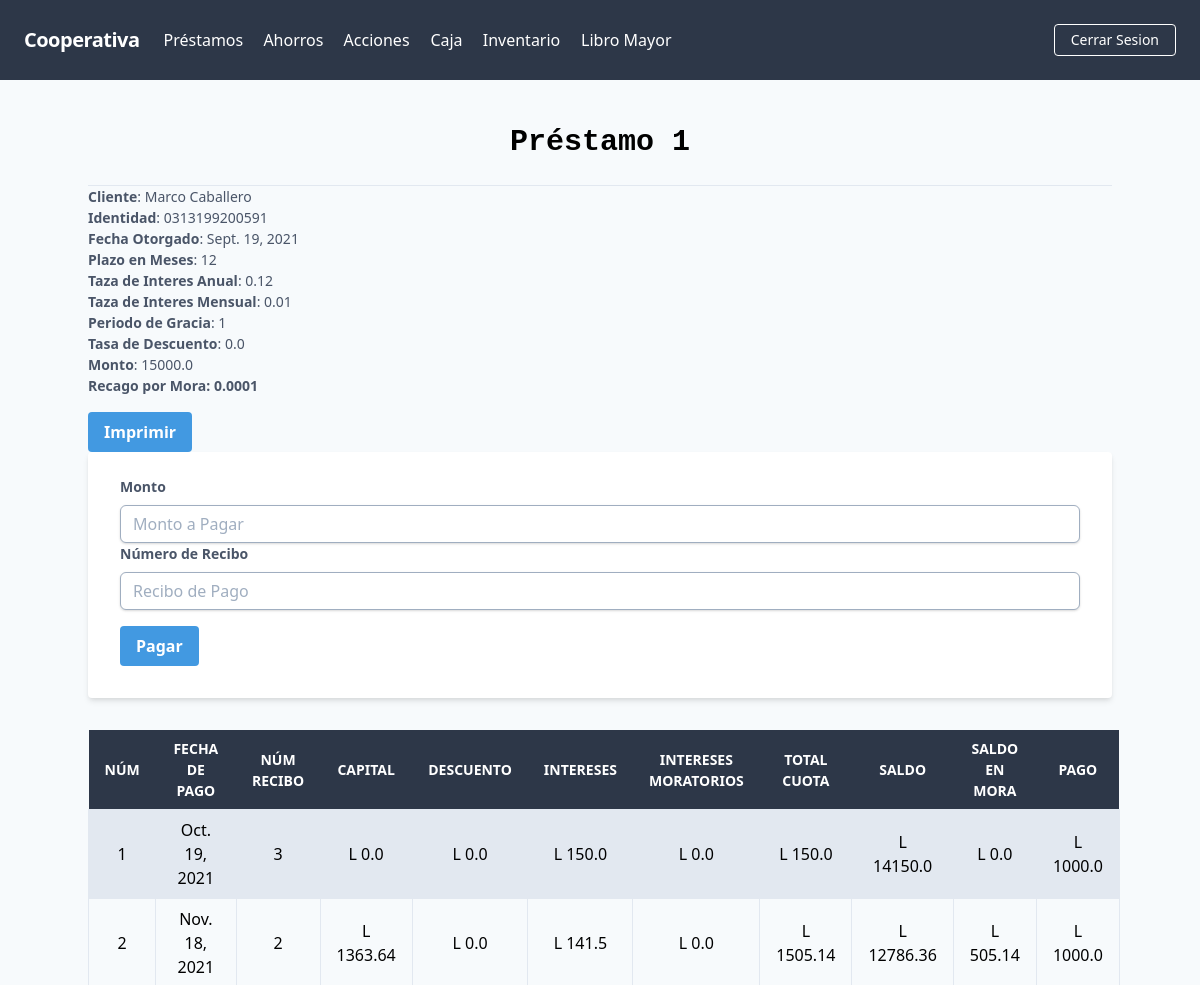
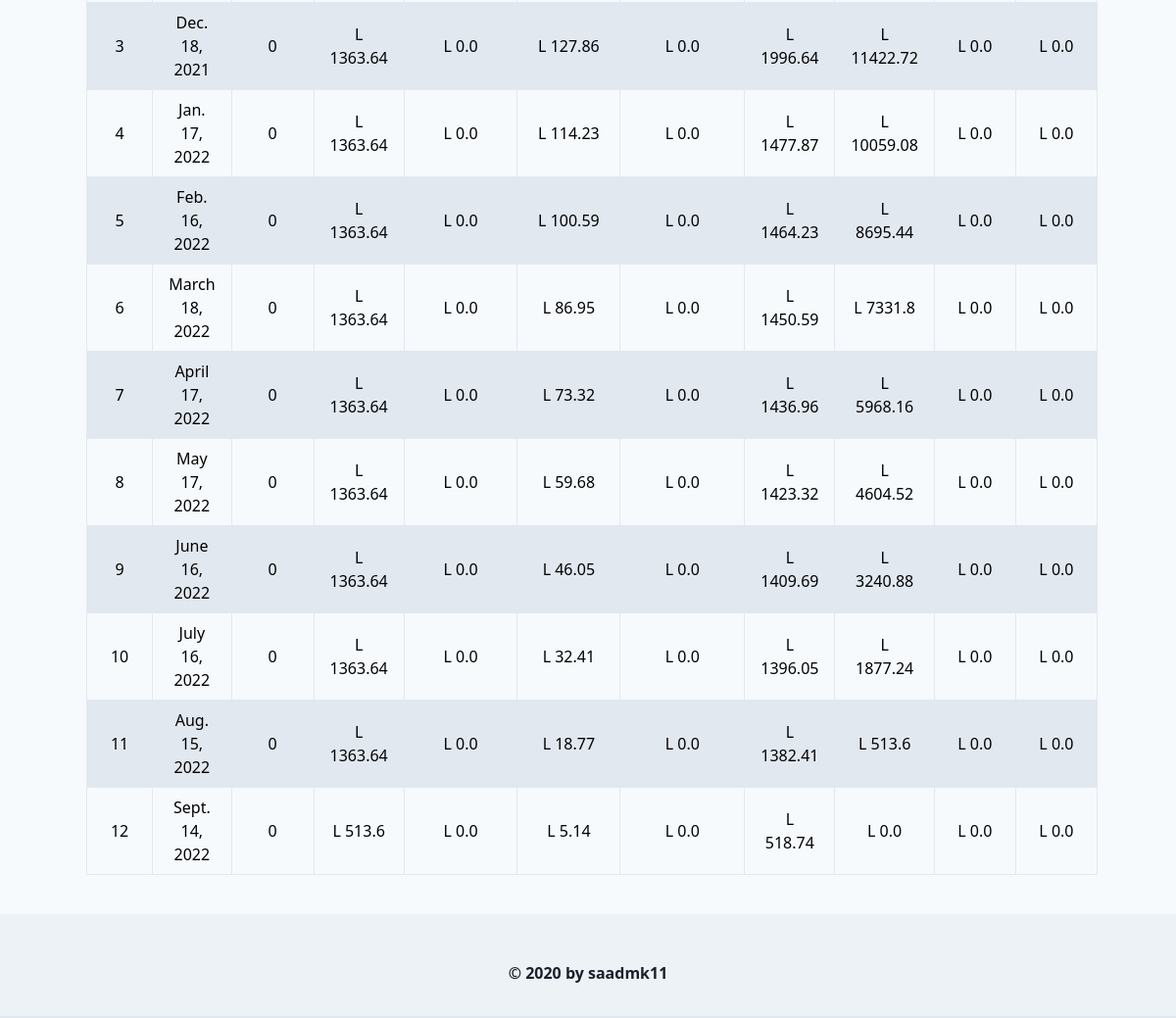
Screenshot of /prestamos/buscar/persona/prestamo/ (signed in) with the database file from the repository (2 pictures, top to bottom).
### prestamos/models.py (models this page shows)
class Datos_prestamos(models.Model):
    id_cliente = models.CharField(max_length=15)
    id_prestamo= models.IntegerField()
    nombre_cliente= models.CharField(max_length=50)
    miembro = models.CharField(max_length=1)
    fecha_otorgado= models.DateField()
    fecha_vencimiento= models.DateField()
    plazo_meses= models.IntegerField()
    taza_mensual= models.FloatField()
    Periodo_Gracia= models.IntegerField()
    Taza_Descuento= models.FloatField()
    Monto = models.FloatField()

class Acciones_Prestamos(models.Model):
    id_prestamo = models.IntegerField()
    num_cuota= models.IntegerField()
    Fecha_Pago= models.DateField()
    Num_recibo= models.IntegerField()
    Monto= models.FloatField()
    Capital = models.FloatField()
    Descuento = models.FloatField()
    Intereses = models.FloatField()
    Pago = models.FloatField()
    Saldo = models.FloatField()
    Saldo_mora = models.FloatField()
    Intereses_moratorios= models.FloatField()

### prestamos/views.py (the view, shortened to what this page needs)
# urls.py: path('buscar/persona/prestamo/', Prestamo_A_Pagar.as_view()),
class Prestamo_A_Pagar(ListView):
    template_name = "transactions/Mostra A Pagar.html"
    model = Acciones_Prestamos
    def get_context_data(self, **kwargs):
        context = super().get_context_data(**kwargs)
        datos = Temp_Acciones_Prestamos.objects.filter(Usuario=self.request.user.username)
        id_p = datos.last().num_cuota
        self.calcular_mora(id_p)
        datos_prestamo= Datos_prestamos.objects.get(id_prestamo=id_p)
        context.update({
            'Cliente': datos_prestamo.nombre_cliente,
            'Identidad': datos_prestamo.id_cliente,
            'Fecha_O': datos_prestamo.fecha_otorgado,
            'Plazo': datos_prestamo.plazo_meses,
            'Tanual': datos_prestamo.taza_mensual*12,
            'Tmensual': datos_prestamo.taza_mensual,
            'Pgracia':  datos_prestamo.Periodo_Gracia,
            'Descuento': datos_prestamo.Taza_Descuento,
            'Monto': datos_prestamo.Monto,
            'Mora': "0.0001",
            'Id_Prestamo': id_p
        })
        return context
    def get_queryset(self):
        datos = Temp_Acciones_Prestamos.objects.filter(Usuario=self.request.user.username)
        id_p = datos.last().num_cuota
        return Acciones_Prestamos.objects.filter(id_prestamo=id_p)
    def cuota_por_pagar(self,num_prestamo):
        resp=1
        cuotas = Acciones_Prestamos.objects.filter(id_prestamo=num_prestamo)
        for c in cuotas:
            resp = c.num_cuota
            if c.Num_recibo ==0:
                break
        return int(resp)
    def calcular_mora(self,id_p):
        num_cuota = self.cuota_por_pagar(id_p)
        cuota =  Acciones_Prestamos.objects.get(id_prestamo=id_p, num_cuota=num_cuota)
        fecha_couta= cuota.Fecha_Pago
        delta = fecha_couta - date.today()

### templates/transactions/Mostra A Pagar.html (shortened to what this page needs)
{% extends 'core/base.html' %}
{% block content %}
    <h1 class="font-mono font-bold text-3xl text-center pb-5 pt-10"> Préstamo {{ Id_Prestamo }}</h1>
    <hr />
        <div class="mb-4">
            <label class="block text-gray-700 text-sm" for="amount">
                <b>Cliente</b>: {{Cliente}}
            </label>
            <label class="block text-gray-700 text-sm" for="amount">
                <b>Identidad</b>: {{ Identidad }}
            </label>
            <label class="block text-gray-700 text-sm" for="amount">
                <b>Fecha Otorgado</b>: {{ Fecha_O }}
            </label>
            <label class="block text-gray-700 text-sm" for="amount">
                <b>Plazo en Meses</b>: {{ Plazo }}
            </label>
            <label class="block text-gray-700 text-sm" for="amount">
               <b>Taza de Interes Anual</b>: {{ Tanual }}
            </label>
            <label class="block text-gray-700 text-sm" for="amount">
                <b>Taza de Interes Mensual</b>: {{ Tmensual }}
            </label>
            <label class="block text-gray-700 text-sm" for="amount">
                <b>Periodo de Gracia</b>: {{ Pgracia }}
            </label>
            <label class="block text-gray-700 text-sm" for="amount">
               <b>Tasa de Descuento</b>: {{ Descuento }}
            </label>
            <label class="block text-gray-700 text-sm" for="amount">
               <b>Monto</b>: {{ Monto }}
            </label>
            <label class="block text-gray-700 text-sm font-bold mb-2" for="amount">
               Recago por Mora: {{ Mora }}
            </label>
        </div>
         <a href="{% url 'prestamos:pdf1' %}"class="bg-blue-500 hover:bg-blue-700 text-white font-bold py-2 px-4 rounded focus:outline-none focus:shadow-outline" type="submit">
                    Imprimir
         </a>
    <form method="POST" class="bg-white shadow-md rounded px-8 pt-6 pb-8 mb-4">
        <div class="mb-4">
            <label class="block text-gray-700 text-sm font-bold mb-2" for="amount">
                Monto
            </label>
            <input class="shadow appearance-none border rounded w-full py-2 px-3 text-gray-700 leading-tight border rounded-md border-gray-500 focus:outline-none focus:shadow-outline" name="Monto" id="Monto"  required placeholder="Monto a Pagar">
            <label class="block text-gray-700 text-sm font-bold mb-2" for="amount">
                Número de Recibo
            </label>
            <input class="shadow appearance-none border rounded w-full py-2 px-3 text-gray-700 leading-tight border rounded-md border-gray-500 focus:outline-none focus:shadow-outline" name="Recibo" id="Recibo"  required placeholder="Recibo de Pago">
        </div>
        <button class="bg-blue-500 hover:bg-blue-700 text-white font-bold py-2 px-4 rounded focus:outline-none focus:shadow-outline" type="submit">
            Pagar
        </button>
    </form>
    <table class="table-auto mx-auto w-full mt-8">
        <thead class="bg-gray-800 text-white">
        <tr class="uppercase font-semibold text-sm">
            <th class="px-4 py-2">Núm</th>
            <th class="px-4 py-2">Fecha de Pago</th>
            <th class="px-4 py-2">Núm Recibo</th>
            <th class="px-4 py-2">Capital</th>
            <th class="px-4 py-2">Descuento</th>
            <th class="px-4 py-2">Intereses </th>
            <th class="px-4 py-2">Intereses Moratorios </th>
            <th class="px-4 py-2">Total Cuota</th>
            <th class="px-4 py-2">Saldo</th>
             <th class="px-4 py-2">Saldo en Mora</th>
            <th class="px-4 py-2">Pago</th>
        </tr>
        </thead>
        <tbody>
        {% for transaction in object_list %}
        <tr class="{% cycle 'bg-gray-300' 'bg-white-100' %}">
            <td class="border px-4 py-2 text-center">{{ transaction.num_cuota }}</td>
            <td class="border px-4 py-2 text-center">{{ transaction.Fecha_Pago }}</td>
            <td class="border px-4 py-2 text-center">{{ transaction.Num_recibo }}</td>
            <td class="border px-4 py-2 text-center">L {{ transaction.Capital }}</td>
            <td class="border px-4 py-2 text-center">L {{ transaction.Descuento }}</td>
            <td class="border px-4 py-2 text-center">L {{ transaction.Intereses }}</td>
            <td class="border px-4 py-2 text-center">L {{ transaction.Intereses_moratorios }}</td>
            <td class="border px-4 py-2 text-center">L {{ transaction.Monto }}</td>
            <td class="border px-4 py-2 text-center">L {{ transaction.Saldo }}</td>
            <td class="border px-4 py-2 text-center">L {{ transaction.Saldo_mora }}</td>
            <td class="border px-4 py-2 text-center">L {{ transaction.Pago }}</td>
        </tr>
        {% endfor %}
        </tbody>
    </table>
{% endblock %}

### rows the page displays
Datos_prestamos: nombre_cliente "Marco Caballero", id_cliente "0313199200591", fecha_otorgado "Sept. 19, 2021", taza_mensual "0.01", Taza_Descuento "0.0", Monto "15000.0"

### other values shown
{{ Id_Prestamo }} "1"
{{ Plazo }} "12"
{{ Tanual }} "0.12"
{{ Pgracia }} "1"
{{ Mora }} "0.0001"
